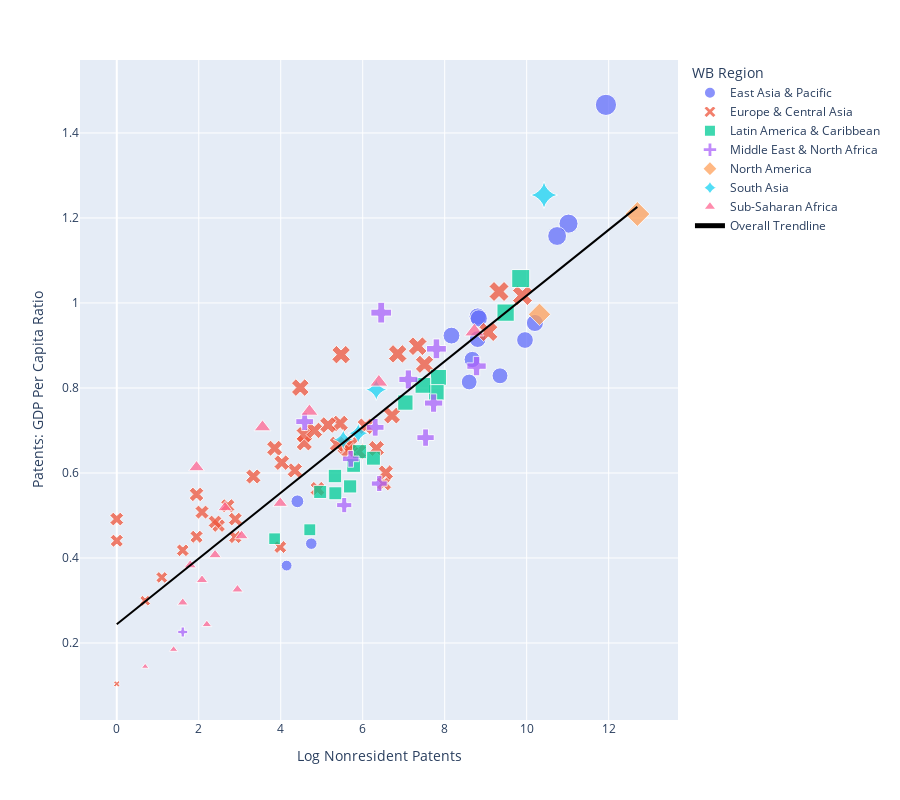

Notebook cell for this chart:
### Code cell
fig3.show()

### Figure 1 — Plotly figure (JSON) as saved in the notebook; plotly's stock layout.template omitted (floating-point values rounded to 4 significant figures)
{"data": [{"customdata": [["THA"], ["NZL"], ["AUS"], ["MNG"], ["CHN"], ["VNM"], ["PHL"], ["MAC"], ["HKG"], ["JPN"], ["MYS"], ["IDN"], ["KOR"], ["BRN"], ["SGP"]], "hovertemplate": "<b>%{hovertext}</b><br><br>WB Region=East Asia & Pacific<br>Log Nonresident Patents=%{x}<br>Patents: GDP Per Capita Ratio=%{marker.size}<br>iso3c=%{customdata[0]}<extra></extra>", "hovertext": ["Thailand", "New Zealand", "Australia", "Mongolia", "China", "Vietnam", "Philippines", "Macao SAR, China", "Hong Kong SAR, China", "Japan", "Malaysia", "Indonesia", "Korea, Rep.", "Brunei Darussalam", "Singapore"], "legendgroup": "East Asia & Pacific", "marker": {"color": "#636efa", "opacity": 0.75, "size": [0.9149, 0.8141, 0.9529, 0.5334, 1.466, 0.9681, 0.9232, 0.3821, 0.9128, 1.187, 0.8669, 0.9638, 1.158, 0.4337, 0.8286], "sizemode": "area", "sizeref": 0.006516, "symbol": "circle"}, "mode": "markers", "name": "East Asia & Pacific", "orientation": "v", "showlegend": true, "type": "scatter", "x": [8.804, 8.597, 10.2, 4.407, 11.93, 8.806, 8.165, 4.143, 9.959, 11.02, 8.672, 8.832, 10.74, 4.745, 9.349], "xaxis": "x", "y": [0.9149, 0.8141, 0.9529, 0.5334, 1.466, 0.9681, 0.9232, 0.3821, 0.9128, 1.187, 0.8669, 0.9638, 1.158, 0.4337, 0.8286], "yaxis": "y"}, {"customdata": [["GBR"], ["HUN"], ["RUS"], ["HRV"], ["GRC"], ["GEO"], ["IRL"], ["ISL"], ["KAZ"], ["ITA"], ["PRT"], ["KGZ"], ["POL"], ["LTU"], ["LUX"], ["LVA"], ["MDA"], ["NOR"], ["ROU"], ["FRA"], ["NLD"], ["SMR"], ["UKR"], ["TUR"], ["BGR"], ["CHE"], ["FIN"], ["UZB"], ["BEL"], ["AZE"], ["SWE"], ["CYP"], ["BLR"], ["BIH"], ["DEU"], ["DNK"], ["SVK"], ["AUT"], ["ARM"], ["SRB"], ["ESP"], ["EST"], ["CZE"]], "hovertemplate": "<b>%{hovertext}</b><br><br>WB Region=Europe & Central Asia<br>Log Nonresident Patents=%{x}<br>Patents: GDP Per Capita Ratio=%{marker.size}<br>iso3c=%{customdata[0]}<extra></extra>", "hovertext": ["United Kingdom", "Hungary", "Russian Federation", "Croatia", "Greece", "Georgia", "Ireland", "Iceland", "Kazakhstan", "Italy", "Portugal", "Kyrgyz Republic", "Poland", "Lithuania", "Luxembourg", "Latvia", "Moldova", "Norway", "Romania", "France", "Netherlands", "San Marino", "Ukraine", "Turkiye", "Bulgaria", "Switzerland", "Finland", "Uzbekistan", "Belgium", "Azerbaijan", "Sweden", "Cyprus", "Belarus", "Bosnia and Herzegovina", "Germany", "Denmark", "Slovak Republic", "Austria", "Armenia", "Serbia", "Spain", "Estonia", "Czechia"], "legendgroup": "Europe & Central Asia", "marker": {"color": "#EF553B", "opacity": 0.75, "size": [0.9316, 0.5917, 1.027, 0.4762, 0.6503, 0.5627, 0.4257, 0.3543, 0.6708, 0.8802, 0.6618, 0.4915, 0.8009, 0.4493, 0.5756, 0.4406, 0.4848, 0.6578, 0.6582, 0.8982, 0.735, 0.6011, 0.8557, 0.8784, 0.5497, 0.667, 0.6901, 0.7164, 0.6529, 0.4915, 0.7099, 0.1039, 0.606, 0.4182, 1.017, 0.6678, 0.5228, 0.7129, 0.4499, 0.5079, 0.7001, 0.2995, 0.6243], "sizemode": "area", "sizeref": 0.006516, "symbol": "x"}, "mode": "markers", "name": "Europe & Central Asia", "orientation": "v", "showlegend": true, "type": "scatter", "x": [9.066, 3.332, 9.326, 2.485, 5.894, 4.898, 3.989, 1.099, 4.575, 6.853, 5.572, 0, 4.477, 2.89, 6.521, 0, 2.398, 6.335, 3.85, 7.341, 6.715, 6.564, 7.508, 5.472, 1.946, 5.707, 4.575, 5.447, 5.663, 2.89, 6.068, 0, 4.344, 1.609, 9.896, 5.38, 2.708, 5.153, 1.946, 2.079, 4.82, 0.6931, 4.025], "xaxis": "x", "y": [0.9316, 0.5917, 1.027, 0.4762, 0.6503, 0.5627, 0.4257, 0.3543, 0.6708, 0.8802, 0.6618, 0.4915, 0.8009, 0.4493, 0.5756, 0.4406, 0.4848, 0.6578, 0.6582, 0.8982, 0.735, 0.6011, 0.8557, 0.8784, 0.5497, 0.667, 0.6901, 0.7164, 0.6529, 0.4915, 0.7099, 0.1039, 0.606, 0.4182, 1.017, 0.6678, 0.5228, 0.7129, 0.4499, 0.5079, 0.7001, 0.2995, 0.6243], "yaxis": "y"}, {"customdata": [["PER"], ["PAN"], ["ARG"], ["MEX"], ["CHL"], ["TTO"], ["PRY"], ["COL"], ["CRI"], ["DOM"], ["ECU"], ["GTM"], ["SLV"], ["BRA"], ["JAM"]], "hovertemplate": "<b>%{hovertext}</b><br><br>WB Region=Latin America & Caribbean <br>Log Nonresident Patents=%{x}<br>Patents: GDP Per Capita Ratio=%{marker.size}<br>iso3c=%{customdata[0]}<extra></extra>", "hovertext": ["Peru", "Panama", "Argentina", "Mexico", "Chile", "Trinidad and Tobago", "Paraguay", "Colombia", "Costa Rica", "Dominican Republic", "Ecuador", "Guatemala", "El Salvador", "Brazil", "Jamaica"], "legendgroup": "Latin America & Caribbean ", "marker": {"color": "#00cc96", "opacity": 0.75, "size": [0.7656, 0.5684, 0.8251, 0.9773, 0.7897, 0.4664, 0.6177, 0.806, 0.6347, 0.5523, 0.6501, 0.5929, 0.5554, 1.057, 0.4454], "sizemode": "area", "sizeref": 0.006516, "symbol": "square"}, "mode": "markers", "name": "Latin America & Caribbean ", "orientation": "v", "showlegend": true, "type": "scatter", "x": [7.041, 5.694, 7.849, 9.486, 7.797, 4.71, 5.778, 7.469, 6.261, 5.333, 5.924, 5.323, 4.963, 9.855, 3.85], "xaxis": "x", "y": [0.7656, 0.5684, 0.8251, 0.9773, 0.7897, 0.4664, 0.6177, 0.806, 0.6347, 0.5523, 0.6501, 0.5929, 0.5554, 1.057, 0.4454], "yaxis": "y"}, {"customdata": [["QAT"], ["SAU"], ["ARE"], ["BHR"], ["EGY"], ["MLT"], ["MAR"], ["JOR"], ["DZA"], ["ISR"], ["IRQ"], ["IRN"]], "hovertemplate": "<b>%{hovertext}</b><br><br>WB Region=Middle East & North Africa<br>Log Nonresident Patents=%{x}<br>Patents: GDP Per Capita Ratio=%{marker.size}<br>iso3c=%{customdata[0]}<extra></extra>", "hovertext": ["Qatar", "Saudi Arabia", "United Arab Emirates", "Bahrain", "Egypt, Arab Rep.", "Malta", "Morocco", "Jordan", "Algeria", "Israel", "Iraq", "Iran, Islamic Rep."], "legendgroup": "Middle East & North Africa", "marker": {"color": "#ab63fa", "opacity": 0.75, "size": [0.5751, 0.7645, 0.6833, 0.5243, 0.8201, 0.2259, 0.8921, 0.6332, 0.7074, 0.8515, 0.7208, 0.9772], "sizemode": "area", "sizeref": 0.006516, "symbol": "cross"}, "mode": "markers", "name": "Middle East & North Africa", "orientation": "v", "showlegend": true, "type": "scatter", "x": [6.404, 7.729, 7.533, 5.549, 7.114, 1.609, 7.799, 5.707, 6.304, 8.777, 4.585, 6.452], "xaxis": "x", "y": [0.5751, 0.7645, 0.6833, 0.5243, 0.8201, 0.2259, 0.8921, 0.6332, 0.7074, 0.8515, 0.7208, 0.9772], "yaxis": "y"}, {"customdata": [["USA"], ["CAN"]], "hovertemplate": "<b>%{hovertext}</b><br><br>WB Region=North America<br>Log Nonresident Patents=%{x}<br>Patents: GDP Per Capita Ratio=%{marker.size}<br>iso3c=%{customdata[0]}<extra></extra>", "hovertext": ["United States", "Canada"], "legendgroup": "North America", "marker": {"color": "#FFA15A", "opacity": 0.75, "size": [1.209, 0.9733], "sizemode": "area", "sizeref": 0.006516, "symbol": "diamond"}, "mode": "markers", "name": "North America", "orientation": "v", "showlegend": true, "type": "scatter", "x": [12.7, 10.31], "xaxis": "x", "y": [1.209, 0.9733], "yaxis": "y"}, {"customdata": [["PAK"], ["BGD"], ["LKA"], ["IND"]], "hovertemplate": "<b>%{hovertext}</b><br><br>WB Region=South Asia<br>Log Nonresident Patents=%{x}<br>Patents: GDP Per Capita Ratio=%{marker.size}<br>iso3c=%{customdata[0]}<extra></extra>", "hovertext": ["Pakistan", "Bangladesh", "Sri Lanka", "India"], "legendgroup": "South Asia", "marker": {"color": "#19d3f3", "opacity": 0.75, "size": [0.796, 0.6936, 0.6786, 1.254], "sizemode": "area", "sizeref": 0.006516, "symbol": "star-diamond"}, "mode": "markers", "name": "South Asia", "orientation": "v", "showlegend": true, "type": "scatter", "x": [6.332, 5.892, 5.525, 10.42], "xaxis": "x", "y": [0.796, 0.6936, 0.6786, 1.254], "yaxis": "y"}, {"customdata": [["MUS"], ["UGA"], ["BDI"], ["BWA"], ["COD"], ["GHA"], ["CPV"], ["ETH"], ["NGA"], ["SDN"], ["ZAF"], ["KEN"], ["MDG"], ["MOZ"], ["SYC"], ["ZMB"]], "hovertemplate": "<b>%{hovertext}</b><br><br>WB Region=Sub-Saharan Africa <br>Log Nonresident Patents=%{x}<br>Patents: GDP Per Capita Ratio=%{marker.size}<br>iso3c=%{customdata[0]}<extra></extra>", "hovertext": ["Mauritius", "Uganda", "Burundi", "Botswana", "Congo, Dem. Rep.", "Ghana", "Cabo Verde", "Ethiopia", "Nigeria", "Sudan", "South Africa", "Kenya", "Madagascar", "Mozambique", "Seychelles", "Zambia"], "legendgroup": "Sub-Saharan Africa ", "marker": {"color": "#FF6692", "opacity": 0.75, "size": [0.3259, 0.3832, 0.2951, 0.1445, 0.7448, 0.3482, 0.1848, 0.529, 0.8136, 0.6133, 0.9324, 0.7078, 0.4522, 0.5185, 0.2436, 0.4071], "sizemode": "area", "sizeref": 0.006516, "symbol": "triangle-up"}, "mode": "markers", "name": "Sub-Saharan Africa ", "orientation": "v", "showlegend": true, "type": "scatter", "x": [2.944, 1.792, 1.609, 0.6931, 4.7, 2.079, 1.386, 3.989, 6.394, 1.946, 8.724, 3.555, 3.045, 2.639, 2.197, 2.398], "xaxis": "x", "y": [0.3259, 0.3832, 0.2951, 0.1445, 0.7448, 0.3482, 0.1848, 0.529, 0.8136, 0.6133, 0.9324, 0.7078, 0.4522, 0.5185, 0.2436, 0.4071], "yaxis": "y"}, {"hovertemplate": "<b>OLS trendline</b><br>ratio = 0.0773243 * ln_pat_nonres + 0.244105<br>R<sup>2</sup>=0.815695<br><br>Log Nonresident Patents=%{x}<br>Patents: GDP Per Capita Ratio=%{y} <b>(trend)</b><extra></extra>", "legendgroup": "Overall Trendline", "line": {"color": "black"}, "mode": "lines", "name": "Overall Trendline", "showlegend": true, "type": "scatter", "x": [0, 0, 0, 0.6931, 0.6931, 1.099, 1.386, 1.609, 1.609, 1.609, 1.792, 1.946, 1.946, 1.946, 2.079, 2.079, 2.197, 2.398, 2.398, 2.485, 2.639, 2.708, 2.89, 2.89, 2.944, 3.045, 3.332, 3.555, 3.85, 3.85, 3.989, 3.989, 4.025, 4.143, 4.344, 4.407, 4.477, 4.575, 4.575, 4.585, 4.7, 4.71, 4.745, 4.82, 4.898, 4.963, 5.153, 5.323, 5.333, 5.38, 5.447, 5.472, 5.525, 5.549, 5.572, 5.663, 5.694, 5.707, 5.707, 5.778, 5.892, 5.894, 5.924, 6.068, 6.261, 6.304, 6.332, 6.335, 6.394, 6.404, 6.452, 6.521, 6.564, 6.715, 6.853, 7.041, 7.114, 7.341, 7.469, 7.508, 7.533, 7.729, 7.797, 7.799, 7.849, 8.165, 8.597, 8.672, 8.724, 8.777, 8.804, 8.806, 8.832, 9.066, 9.326, 9.349, 9.486, 9.855, 9.896, 9.959, 10.2, 10.31, 10.42, 10.74, 11.02, 11.93, 12.7], "xaxis": "x", "y": [0.2441, 0.2441, 0.2441, 0.2977, 0.2977, 0.3291, 0.3513, 0.3686, 0.3686, 0.3686, 0.3827, 0.3946, 0.3946, 0.3946, 0.4049, 0.4049, 0.414, 0.4295, 0.4295, 0.4362, 0.4482, 0.4535, 0.4676, 0.4676, 0.4718, 0.4795, 0.5018, 0.519, 0.5418, 0.5418, 0.5525, 0.5525, 0.5554, 0.5645, 0.58, 0.5849, 0.5903, 0.5978, 0.5978, 0.5986, 0.6076, 0.6083, 0.611, 0.6168, 0.6228, 0.6279, 0.6426, 0.6557, 0.6565, 0.6601, 0.6653, 0.6672, 0.6714, 0.6732, 0.675, 0.682, 0.6844, 0.6854, 0.6854, 0.6909, 0.6997, 0.6999, 0.7022, 0.7133, 0.7283, 0.7316, 0.7337, 0.734, 0.7385, 0.7393, 0.743, 0.7483, 0.7517, 0.7634, 0.774, 0.7885, 0.7942, 0.8117, 0.8216, 0.8246, 0.8266, 0.8418, 0.847, 0.8472, 0.851, 0.8755, 0.9089, 0.9147, 0.9186, 0.9228, 0.9249, 0.925, 0.927, 0.9452, 0.9652, 0.967, 0.9776, 1.006, 1.009, 1.014, 1.033, 1.042, 1.05, 1.075, 1.096, 1.167, 1.226], "yaxis": "y"}], "layout": {"height": 800, "legend": {"itemsizing": "constant", "title": {"text": "WB Region"}, "tracegroupgap": 0}, "margin": {"t": 60}, "xaxis": {"anchor": "y", "domain": [0, 1], "title": {"text": "Log Nonresident Patents"}}, "yaxis": {"anchor": "x", "domain": [0, 1], "title": {"text": "Patents: GDP Per Capita Ratio"}}}}
